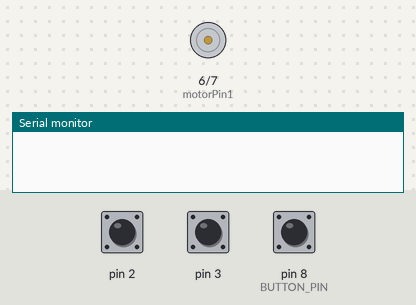
Bench run of a sketch on a simulated Arduino Uno, built with avr-gcc and run on an emulated ATmega328P. Shown: motor-driver pin pairs drawn as motors (green arrow = first pin HIGH = forward, orange = second pin HIGH = backward, longer = more drive), the last lines printed to the serial monitor. Inputs (shaded band) come from the test bench; at power-on: pin 8 (BUTTON_PIN) LOW, pin 2 HIGH, pin 3 HIGH.

Above: at 1.2 s.
1.3 s: pin 8 (BUTTON_PIN) pulled HIGH for 0.15 s
At 1.7 s:
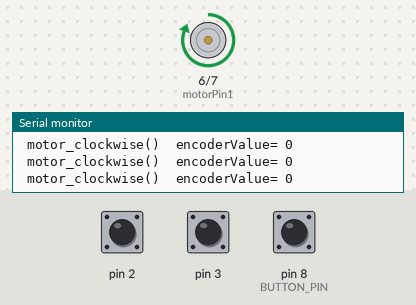
2.9 s: pin 2 pulled LOW for 0.15 s
Timing chart, 0 to 5.9 s (numbered marks = the images above; inputs shaded):
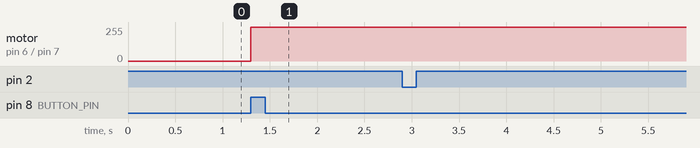

The sketch:

DCmotor02_modified.ino
```cpp
//Uno board
//pin 2 interrupt
//https://blog.jmaker.com.tw/arduino-buttons/

int motorPin1 = 6;
int motorPin2 = 7;
int BUTTON_PIN = 8;

int encoderValue = 0;
int TargetEC = 200;  // ** Target encoder count, note the value here
int buttonState = 0;

void setup()
{
  Serial.begin(115200);
  pinMode(motorPin1, OUTPUT);
  pinMode(motorPin2, OUTPUT);
  pinMode(2, INPUT_PULLUP);
  pinMode(3, INPUT_PULLUP);

  attachInterrupt(digitalPinToInterrupt(2), Encoder_subroutine, FALLING);
  pinMode(BUTTON_PIN, INPUT);
}

void loop()
{
  buttonState = digitalRead(BUTTON_PIN);

  if(buttonState == 1){
    Serial.print(buttonState);

    Serial.print(" button pressed");

    while(encoderValue < TargetEC){
    motor_clockwise();
    Serial.print(" motor_clockwise() ");
    Serial.print(" encoderValue= ");
    Serial.println(encoderValue);
    //**----------------------------------------------
    //** change the value of delay to learn if problem
    //** try to use other method
    delay(5);
    }

    Serial.println("motor_stop");
    Serial.print("Target encoderValue= ");
    Serial.println(TargetEC);
    Serial.print("FINAL encoderValue= ");
    Serial.println(encoderValue);
    while(1){
    motor_stop();
    delay(5000);

    while(encoderValue > TargetEC){
    motor_counterclockwise();
    Serial.print(" motor_counterclockwise() ");
    Serial.print(" encoderValue= ");
    Serial.println(encoderValue);
    }


  }

}


}


void Encoder_subroutine() {
  //check the voltage of another encoder pin
  if (digitalRead(3)) {
    encoderValue--;
  }
  else {
    encoderValue++;
  }
}

// signal the motor to revolve in clockwise direction
void motor_clockwise() {
  digitalWrite(motorPin1, 1);
  digitalWrite(motorPin2, 0);
}

// signal the motor to revolve in counterclockwise direction
void motor_counterclockwise() {
  digitalWrite(motorPin1, 0);
  digitalWrite(motorPin2, 1);
}

// signal the motor to stop
void motor_stop() {
  digitalWrite(motorPin1, 0);
  digitalWrite(motorPin2, 0);
}
```

Measured:
- after the input at 1.3 s, motor on pin 6 (motorPin1) / pin 7 (motorPin2): stopped → forward 255/255 at once
